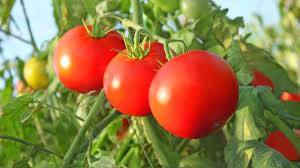
#> input picture TomateMaduro5.jpg, 300 x 168 px
$ python reduzir_dimensionalidade_em_imagens_desafio_dio.py
#> lines starting #> are read from the running program, lines starting #| are printed output that depends on the picture; after the words box and inside, x2 and y2 are one past the last pixel; in counts of white or black regions, pixels touching at a corner belong together
# -*- coding: utf-8 -*-
"""Reduzir dimensionalidade em imagens Desafio DIO.ipynb

Automatically generated by Colab.

Original file is located at
    https://colab.research.google.com/drive/1g5v8axjfGsdwBmZ-De5iHJCYXIWA39_n
"""

from PIL import Image
import matplotlib.pyplot as plt
import numpy as np

# Carregar a imagem colorida
image_path = 'TomateMaduro5.jpg'  #caminho da imagem usada
image = Image.open(image_path)
#> image is the input picture: PIL image 300x168 RGB; mean R, G, B 148.5, 122.8, 70

# 1. Transformação para níveis de cinza
def rgb_to_gray(rgb):
    r, g, b = rgb
    # Usando a fórmula de luminância para converter para níveis de cinza
    return int(0.2989 * r + 0.5870 * g + 0.1140 * b)

# Aplicando a conversão para níveis de cinza
gray_image = image.convert('RGB')
gray_pixels = np.array(gray_image)
gray_image_array = np.apply_along_axis(lambda x: rgb_to_gray(x), 2, gray_pixels)
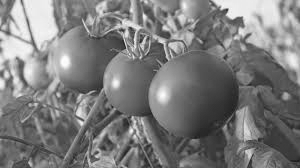
#> gray_image_array: shape (168, 300) int64; min 29, max 254, mean 124

# 2. Transformação para imagem binarizada (preto e branco)
def rgb_to_binary(gray_value, threshold=127):
    return 255 if gray_value > threshold else 0

binary_image_array = np.vectorize(rgb_to_binary)(gray_image_array)
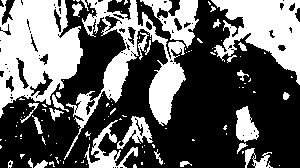
#> binary_image_array: shape (168, 300) int64; 38.7% white; 113 white regions (86 under 20 px), largest, box (x1, y1, x2, y2) and area: (0, 0, 83, 118) 6270, (64, 0, 186, 160) 4620, (211, 0, 300, 85) 3920

# Convertendo para imagens do tipo PIL para visualização
gray_image_pil = Image.fromarray(gray_image_array.astype('uint8'))
binary_image_pil = Image.fromarray(binary_image_array.astype('uint8'))

# Exibir as imagens utilizando Matplotlib
plt.figure(figsize=(12, 4))

# Exibir a imagem original
plt.subplot(1, 3, 1)
plt.imshow(image)
plt.title("Imagem Original")
plt.axis('off')

# Exibir a imagem em níveis de cinza
plt.subplot(1, 3, 2)
plt.imshow(gray_image_pil, cmap='gray')
plt.title("Imagem em Níveis de Cinza")
plt.axis('off')

# Exibir a imagem binarizada
plt.subplot(1, 3, 3)
plt.imshow(binary_image_pil, cmap='gray')
plt.title("Imagem Binarizada")
plt.axis('off')

# Mostrar todas as imagens
plt.tight_layout()
plt.show()
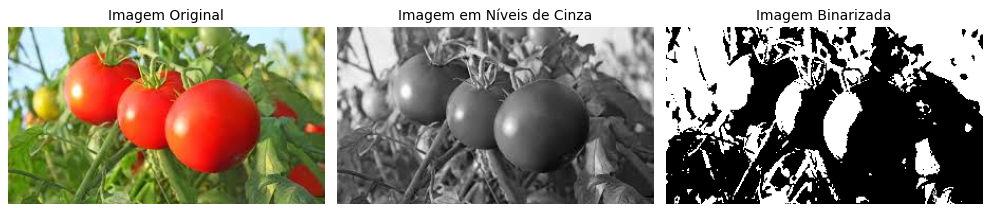
#> figure drawn by matplotlib, 3 panels
